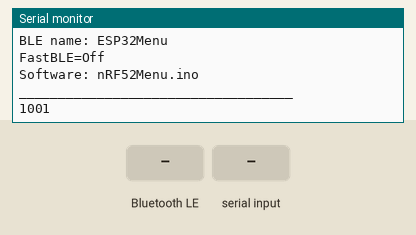
Simulated run of this sketch. Board: ESP32-C3. On the bench: the last lines printed to the serial monitor. The test bench sets the inputs (shaded band). EEPROM starts erased; nothing arrives over Bluetooth unless stated; a phone connects over Bluetooth LE 3 s after start.

Above: at 1.2 s.
1.3 s: Bluetooth LE write "A" received
At 1.9 s:
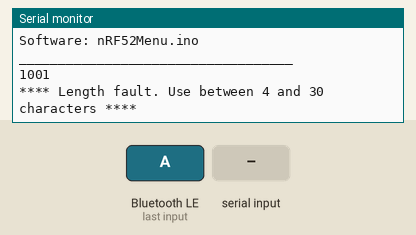
2.8 s: "B\n" received over Serial
At 2.96 s:
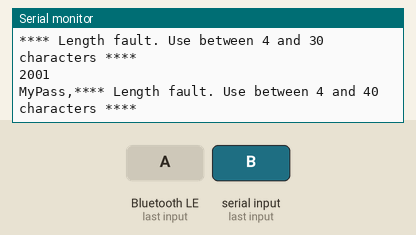
4.3 s: Bluetooth LE write "R" received
At 5.9 s:
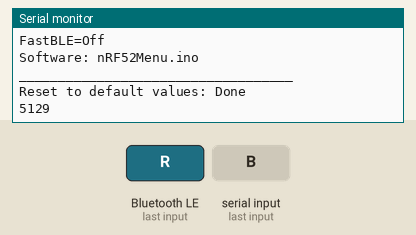
Timing chart, 0 to 7.4 s (numbered marks = the images above; inputs shaded):
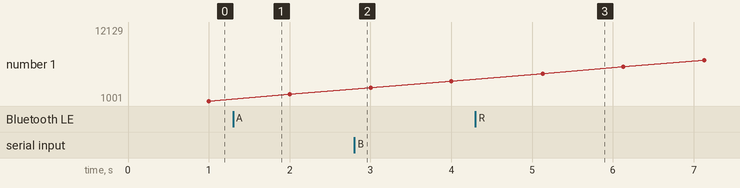

Measured:
- after the input at 1.3 s, the serial monitor: prints a new line at once (image 1)
- after the input at 2.8 s, the serial monitor: prints a new line at once (image 2)
- after the input at 4.3 s, the serial monitor: prints a new line after 0.06 s (image 3)
- plotted number 1: 4001 → 12129 after the input at 4.3 s

The sketch:

nRF52Menu.ino
```cpp
// =============================================================================================================================
//--------------------------------------------
// ESP32-C3 /S3 Includes defines and initialisations
//--------------------------------------------

#include <NimBLEDevice.h>      // For BLE communication  https://github.com/h2zero/NimBLE-Arduino
#include <Preferences.h>

Preferences FLASHSTOR;
static  uint32_t msTick;                        // Number of millisecond ticks since we last incremented the second counter

//--------------------------------------------
// BLE   //#include <NimBLEDevice.h>
//--------------------------------------------
BLEServer *pServer = NULL;
BLECharacteristic * pTxCharacteristic;
bool deviceConnected    = false;
bool oldDeviceConnected = false;
std::string ReceivedMessageBLE;

#define SERVICE_UUID           "6E400001-B5A3-F393-E0A9-E50E24DCCA9E"        // UART service UUID
#define CHARACTERISTIC_UUID_RX "6E400002-B5A3-F393-E0A9-E50E24DCCA9E"
#define CHARACTERISTIC_UUID_TX "6E400003-B5A3-F393-E0A9-E50E24DCCA9E"

//----------------------------------------
// Common
//----------------------------------------

char sptext[120];                        // For common print use
struct EEPROMstorage {                   // Data storage in EEPROM to maintain them after power loss
  char Ssid[30];
  char Password[40];
  char BLEbroadcastName[30];             // Name of the BLE beacon
  byte UseBLELongString = 0;             // Send strings longer than 20 bytes per message. Possible in IOS app BLEserial Pro
  int  Checksum         = 0;
}  Mem;

//--------------------------------------------
// Menu
//0        1         2         3         4
//1234567890123456789012345678901234567890----
 char menu[][40] =
 {
 "A SSID",
 "B Password",
 "C BLE beacon name",
 "I Print this menu",
 "R Reset settings"
 };

//  -------------------------------------   End Definitions  ---------------------------------------
//                                                                                            //

//--------------------------------------------
// ARDUINO Setup
//--------------------------------------------
void setup()
{
 Serial.begin(115200);  Tekstprintln("Serial started");                                       // Setup the serial port to 115200 baud //
 InitStorage();         Tekstprintln("Setting loaded");                                       // Load settings from storage and check validity
 StartBLEService();     Tekstprintln("BLE started");                                           // Start BLE service                                                                                             // Print the tekst time in the display
 SWversion();
}
//                                                                                            //
//--------------------------------------------
// ARDUINO Loop
//--------------------------------------------
void loop()
{
 EverySecondCheck();
 CheckDevices();
}
//--------------------------------------------
// Common Check connected input devices
//--------------------------------------------
void CheckDevices(void)
{
 CheckBLE();                                                                                  // Something with BLE to do?
 SerialCheck();                                                                               // Check serial port every second
}
//                                                                                            //
//--------------------------------------------
// CLOCK Update routine to run something every second
//--------------------------------------------
void EverySecondCheck(void)
{
 uint32_t msLeap = millis() - msTick;
 if (msLeap >999)                                                                             // Every second enter the loop
  {
   Serial.println(millis());
   msTick = millis();
  }
 }

//--------------------------------------------
// Common check for serial input
//--------------------------------------------
void SerialCheck(void)
{
 String SerialString;
 while (Serial.available())
    {
     char c = Serial.read();                                                               // Serial.write(c);
     if (c>31 && c<128) SerialString += c;                                                    // Allow input from Space - Del
     else c = 0;                                                                              // Delete a CR
    }
 if (SerialString.length()>0)
    {
     ReworkInputString(SerialString+"\n");                                                    // Rework ReworkInputString();
     SerialString = "";
    }
}

//--------------------------------------------
// Common common print routines
//--------------------------------------------
void Tekstprint(char const *tekst)    { if(Serial) Serial.print(tekst);  SendMessageBLE(tekst);sptext[0]=0;   }
void Tekstprintln(char const *tekst)  { sprintf(sptext,"%s\n",tekst); Tekstprint(sptext);  }
void TekstSprint(char const *tekst)   { printf(tekst); sptext[0]=0;}                          // printing for Debugging purposes in serial monitor
void TekstSprintln(char const *tekst) { sprintf(sptext,"%s\n",tekst); TekstSprint(sptext); }

//--------------------------------------------
//  CLOCK Input from Bluetooth or Serial
//--------------------------------------------
void ReworkInputString(String InputString)
{
 char ff[50];  InputString.toCharArray(ff,InputString.length());                              // Convert a String to char array
 sprintf(sptext,"Inputstring: %s  Lengte : %d\n", ff,InputString.length()-1);
 // Tekstprint(sptext);
 if(InputString.length()> 40){Serial.printf("Input string too long (max40)\n"); return;}                                                         // If garbage return
 sptext[0] = 0;                                                                               // Empty the sptext string
 if(InputString[0] > 31 && InputString[0] <127)                                               // Does the string start with a letter?
  {
  switch (InputString[0])
   {
    case 'A':
    case 'a':
            if (InputString.length() >5 )
            {
             InputString.substring(1).toCharArray(Mem.Ssid,InputString.length()-1);
             sprintf(sptext,"SSID set: %s", Mem.Ssid);
            }
            else sprintf(sptext,"**** Length fault. Use between 4 and 30 characters ****");
            break;
    case 'B':
    case 'b':
           if (InputString.length() >5 )
            {
             InputString.substring(1).toCharArray(Mem.Password,InputString.length()-1);
             sprintf(sptext,"Password set: %s\n Enter @ to reset ESP32 and connect to WIFI and NTP", Mem.Password);
            }
            else sprintf(sptext,"%s,**** Length fault. Use between 4 and 40 characters ****",Mem.Password);
            break;
    case 'C':
    case 'c':
           if (InputString.length() >5 )
            {
             InputString.substring(1).toCharArray(Mem.BLEbroadcastName,InputString.length()-1);
             sprintf(sptext,"BLE broadcast name set: %s", Mem.BLEbroadcastName);
            }
            else sprintf(sptext,"**** Length fault. Use between 4 and 30 characters ****");
            break;
    case 'I':
    case 'i':
            SWversion();
            break;
    case 'R':
    case 'r':
             if (InputString.length() == 2)
               {
                Reset();
                sprintf(sptext,"\nReset to default values: Done");
               }
             else sprintf(sptext,"**** Length fault. Enter R ****");
             break;

    default: break;
    }
  }
 Tekstprintln(sptext);
 StoreStructInFlashMemory();
 InputString = "";
}

//--------------------------------------------
// Print Menu and Version info
//--------------------------------------------
void SWversion(void)
{
 #define FILENAAM (strrchr(__FILE__, '\\') ? strrchr(__FILE__, '\\') + 1 : __FILE__)
 PrintLine(35);
 for (uint8_t i = 0; i < sizeof(menu) / sizeof(menu[0]); Tekstprintln(menu[i++]));
 sprintf(sptext,"SSID: %s", Mem.Ssid);                                           Tekstprintln(sptext);
// sprintf(sptext,"Password: %s", Mem.Password);                                       Tekstprintln(sptext);
 sprintf(sptext,"BLE name: %s", Mem.BLEbroadcastName);                               Tekstprintln(sptext);
 sprintf(sptext,"%s",Mem.UseBLELongString? "FastBLE=On":"FastBLE=Off" );           Tekstprintln(sptext);
 sprintf(sptext,"Software: %s",FILENAAM);                                                    Tekstprintln(sptext);  //VERSION);
 PrintLine(35);
}
void PrintLine(byte Lengte)
{
 for(int n=0; n<Lengte; n++) sptext[n]='_';
 sptext[Lengte] = 0;
 Tekstprintln(sptext);
}
//-----------------------------
// BLE
// SendMessage by BLE Slow in packets of 20 chars or fast in one long string.
// Fast can be used in IOS app BLESerial Pro
//------------------------------
void SendMessageBLE(std::string Message)
{
 if(deviceConnected)
   {
    if (Mem.UseBLELongString)                                                                 // If Fast transmission is possible
     {
      pTxCharacteristic->setValue(Message);
      pTxCharacteristic->notify();
      delay(10);                                                                              // Bluetooth stack will go into congestion, if too many packets are sent
     }
   else                                                                                      // Packets of max 20 bytes
     {
      int parts = (Message.length()/20) + 1;
      for(int n=0;n<parts;n++)
        {
         pTxCharacteristic->setValue(Message.substr(n*20, 20));
         pTxCharacteristic->notify();
         delay(40);                                                                           // Bluetooth stack will go into congestion, if too many packets are sent
        }
     }
   }
}

//-----------------------------
// BLE Start BLE Classes
//------------------------------
class MyServerCallbacks: public BLEServerCallbacks
{
 void onConnect(BLEServer* pServer) {deviceConnected = true; };
 void onDisconnect(BLEServer* pServer) {deviceConnected = false;}
};

class MyCallbacks: public BLECharacteristicCallbacks
{
 void onWrite(BLECharacteristic *pCharacteristic)
  {
   std::string rxValue = pCharacteristic->getValue();
   ReceivedMessageBLE = rxValue + "\n";
//   if (rxValue.length() > 0) {for (int i = 0; i < rxValue.length(); i++) printf("%c",rxValue[i]); }
//   printf("\n");
  }
};

//-----------------------------
// BLE Start BLE Service
//------------------------------
void StartBLEService(void)
{
 BLEDevice::init(Mem.BLEbroadcastName);                                                          // Create the BLE Device
 pServer = BLEDevice::createServer();                                                         // Create the BLE Server
 pServer->setCallbacks(new MyServerCallbacks());
 BLEService *pService = pServer->createService(SERVICE_UUID);                                 // Create the BLE Service
 pTxCharacteristic                     =                                                      // Create a BLE Characteristic
     pService->createCharacteristic(CHARACTERISTIC_UUID_TX, NIMBLE_PROPERTY::NOTIFY);
 BLECharacteristic * pRxCharacteristic =
     pService->createCharacteristic(CHARACTERISTIC_UUID_RX, NIMBLE_PROPERTY::WRITE);
 pRxCharacteristic->setCallbacks(new MyCallbacks());
 pService->start();
 BLEAdvertising *pAdvertising = BLEDevice::getAdvertising();
 pAdvertising->addServiceUUID(SERVICE_UUID);
 pServer->start();                                                                            // Start the server
 pServer->getAdvertising()->start();                                                          // Start advertising
 TekstSprint("BLE Waiting a client connection to notify ...\n");
}
//                                                                                            //
//-----------------------------
// BLE  CheckBLE
//------------------------------
void CheckBLE(void)
{
 if(!deviceConnected && oldDeviceConnected)                                                   // Disconnecting
   {
    delay(300);                                                                               // Give the bluetooth stack the chance to get things ready
    pServer->startAdvertising();                                                              // Restart advertising
    TekstSprint("Start advertising\n");
    oldDeviceConnected = deviceConnected;
   }
 if(deviceConnected && !oldDeviceConnected)                                                   // Connecting
   {
    oldDeviceConnected = deviceConnected;
    SWversion();
   }
 if(ReceivedMessageBLE.length()>0)
   {
    SendMessageBLE(ReceivedMessageBLE);
    String BLEtext = ReceivedMessageBLE.c_str();
    ReceivedMessageBLE = "";
    ReworkInputString(BLEtext);
   }
}
//                                                                                            //

//--------------------------------------------
// Common Init and check contents of EEPROM
//--------------------------------------------
void InitStorage(void)
{
 GetStructFromFlashMemory();
 if( Mem.Checksum != 25065)
   {
    sprintf(sptext,"Checksum (25065) invalid: %d\n Resetting to default values",Mem.Checksum);
    Tekstprintln(sptext);
    Reset();                                                                                  // If the checksum is NOK the Settings were not set
   }
 StoreStructInFlashMemory();
}
//--------------------------------------------
// COMMON Store mem.struct in FlashStorage or SD
// Preferences.h
//--------------------------------------------
void StoreStructInFlashMemory(void)
{
 FLASHSTOR.begin("Mem",false);       //  delay(100);
 FLASHSTOR.putBytes("Mem", &Mem , sizeof(Mem) );
 FLASHSTOR.end();
 }
//--------------------------------------------
// COMMON Get data from FlashStorage
// Preferences.h
//--------------------------------------------
void GetStructFromFlashMemory(void)
{
 FLASHSTOR.begin("Mem", false);
 FLASHSTOR.getBytes("Mem", &Mem, sizeof(Mem) );
 FLASHSTOR.end();
 sprintf(sptext,"Mem.Checksum = %d",Mem.Checksum);Tekstprintln(sptext);
}

//------------------------------------------------------------------------------
// Common Reset to default settings
//------------------------------------------------------------------------------
void Reset(void)
{
 Mem.Checksum         = 25065;                                                                 //
 Mem.UseBLELongString = 0;
 strcpy(Mem.Ssid,"MySSID");                                                                         // Default SSID
 strcpy(Mem.Password,"MyPass");                                                                     // Default password
 strcpy(Mem.BLEbroadcastName,"ESP32Menu");
 Tekstprintln("**** Reset of preferences ****");
 StoreStructInFlashMemory();                                                                  // Update Mem struct
 SWversion();                                                                                 // Display the version number of the software
}
```
